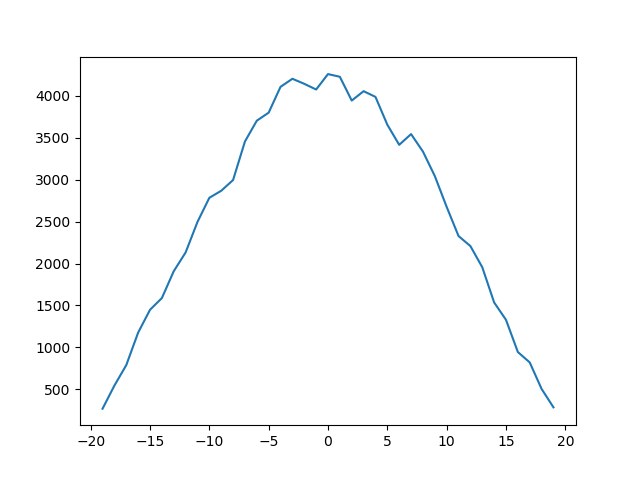

The script that drew this image:
import numpy as np
import matplotlib.pyplot as plt
import random 

def Randomwalk():
        v=np.array([[1, 0],[0, 1],[-1, 0],[0,-1]])   #sasiedzi
  
        wsp_x=0
        wsp_y=0 
        b=[0,0,0,0]
        kon=[] #all uderzenia w 1 sciane
        kontynuuj=1
        k=1
        while(kontynuuj):
                los = random.randint(0,3)
                wsp_x= wsp_x+v[los][0] 
                wsp_y= wsp_y+v[los][1]
                if(wsp_x==20):
                        b[0]=b[0]+1
                        kon.append(wsp_y)
                        kontynuuj=0
                if(wsp_y==20):
                        b[1]=b[1]+1
                        kontynuuj=0
                if(wsp_x==-20):
                        b[2]=b[2]+1
                        kontynuuj=0
                if(wsp_y==-20):
                        b[3]=b[3]+1
                        kontynuuj=0
                k=k+1
        return kon, b

kon, b = Randomwalk()
print (kon)

N = 100000
powrot = 0 

d=[0,0,0,0]
koncowe=[]
for i in range(N): 
        kon, b = Randomwalk()
        for i in range(4):
                koncowe.append(kon)
                d[i]+=b[i]

print(d)
alls=np.arange(-19,20)
print(alls)
wyplute=[]
for i in alls:
        wyplute.append(koncowe.count(i))
plt.plot(alls, wyplute)
plt.show()
